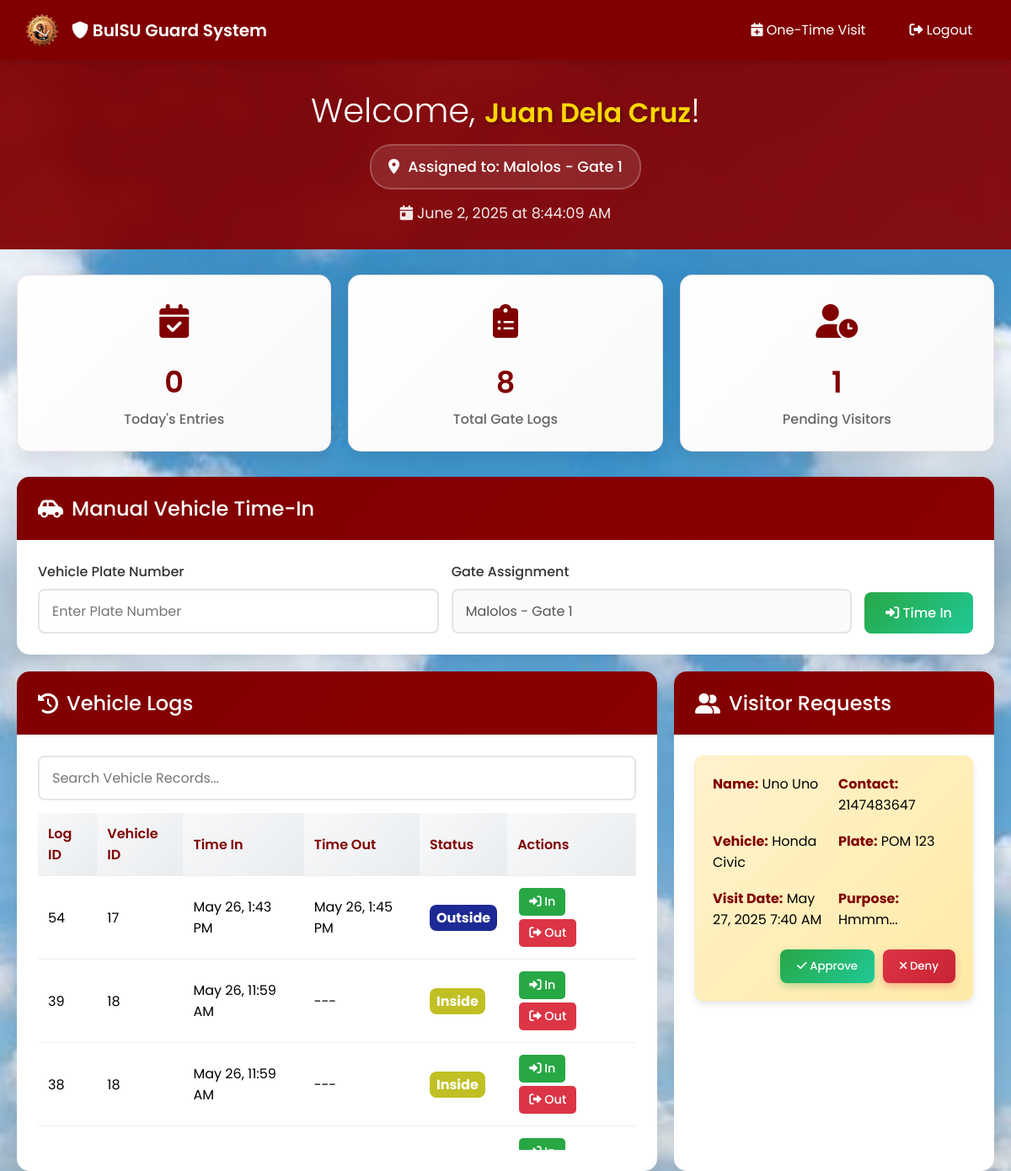
The app's page /guarddashboard.php (signed in) with its own data.
### tables this page shows
CREATE TABLE `guard` (
  `GuardID` int(100) NOT NULL,
  `LastName` varchar(50) NOT NULL,
  `FirstName` varchar(50) NOT NULL,
  `MiddleName` varchar(50) NOT NULL,
  `ShiftDays` varchar(60) NOT NULL,
  `ShiftHoursStart` time NOT NULL,
  `ShiftHoursEnd` time NOT NULL,
  `GateID` varchar(40) NOT NULL,
  `Username` varchar(30) NOT NULL,
  `Passward` varchar(30) NOT NULL
);

CREATE TABLE `gate` (
  `GateID` varchar(100) NOT NULL,
  `Campus` varchar(50) NOT NULL,
  `GateNumber` varchar(10) NOT NULL,
  `Address` varchar(255) NOT NULL,
  `Status` varchar(50) NOT NULL
);

CREATE TABLE `vehicle_log` (
  `LogID` int(255) NOT NULL,
  `VehicleID` int(50) NOT NULL,
  `GateID` varchar(50) NOT NULL,
  `GuardID` int(50) NOT NULL,
  `TimeIn` datetime(6) NOT NULL,
  `TimeOut` datetime(6) NOT NULL,
  `Status` text NOT NULL DEFAULT 'Inside'
);

CREATE TABLE `visitor` (
  `VisitorID` int(255) NOT NULL,
  `LastName` varchar(50) NOT NULL,
  `FirstName` varchar(50) NOT NULL,
  `MiddleName` varchar(50) NOT NULL,
  `ContactNumber` int(11) NOT NULL,
  `ScheduledVisit` datetime(6) NOT NULL,
  `VehicleModel` varchar(100) NOT NULL,
  `PlateNumber` varchar(10) NOT NULL,
  `GateID` varchar(100) NOT NULL,
  `Purpose` text NOT NULL,
  `Status` varchar(20) NOT NULL DEFAULT 'Pending'
);

### guarddashboard.php (the view, shortened to what this page needs)
<?php
$conn = openCon();
$guard_id = $_SESSION['guard_id'];
$guard_query = "SELECT g.FirstName, g.LastName, g.Username, g.GateID, gt.Campus, gt.GateNumber, gt.Address
                FROM guard g
                LEFT JOIN gate gt ON g.GateID = gt.GateID
                WHERE g.GuardID = ?";
$guard_stmt = $conn->prepare($guard_query);
$guard_stmt->bind_param("i", $guard_id);
$guard_stmt->execute();
$guard_result = $guard_stmt->get_result();
$guard_info = $guard_result->fetch_assoc();
$guard_name = $guard_info ? $guard_info['FirstName'] . ' ' . $guard_info['LastName'] : 'Guard';
$gate_id = $guard_info['GateID'];
$gate_info = $guard_info['Campus'] . ' - Gate ' . $guard_info['GateNumber'];
$visitor_query = "SELECT * FROM visitor WHERE Status = 'Pending' AND GateID = ?";
$visitor_stmt = $conn->prepare($visitor_query);
$visitor_stmt->bind_param("s", $gate_id);
$visitor_stmt->execute();
$visitor_result = $visitor_stmt->get_result();
$log_query = "SELECT * FROM vehicle_log WHERE GateID = ? ORDER BY TimeIn DESC";
$log_stmt = $conn->prepare($log_query);
$log_stmt->bind_param("s", $gate_id);
$log_stmt->execute();
$log_result = $log_stmt->get_result();
$vehicle_logs = [];
while ($row = $log_result->fetch_assoc()) {
    $vehicle_logs[] = $row;
}
$total_logs = count($vehicle_logs);
$today_entries = 0;
$pending_visitors = 0;
mysqli_data_seek($visitor_result, 0);
while ($visitor = mysqli_fetch_assoc($visitor_result)) {
    $pending_visitors++;
}
mysqli_data_seek($visitor_result, 0);
$log_query_display = "SELECT * FROM vehicle_log WHERE GateID = ? ORDER BY TimeIn DESC LIMIT 20";
$log_stmt_display = $conn->prepare($log_query_display);
$log_stmt_display->bind_param("s", $gate_id);
$log_stmt_display->execute();
$log_result_display = $log_stmt_display->get_result();
?>
<!DOCTYPE html>
<html lang="en">
<head>
<link rel="stylesheet" href="https://cdnjs.cloudflare.com/ajax/libs/font-awesome/6.0.0/css/all.min.css">
</head>
<body>
<nav>
<div class="nav-left">
    <img src="Assets/bulsulogo.png" alt="BulSU Logo">
    <h1><i class="fas fa-shield-alt"></i> BulSU Guard System</h1>
</div>
<div class="nav-right">
    <a href="onetimesched.php"><i class="fas fa-calendar-plus"></i> One-Time Visit</a>
    <a href="index.php"><i class="fas fa-sign-out-alt"></i> Logout</a>
</div>
</nav>
<div class="welcome-header">
<h1>Welcome, <span class="guard-name"><?php echo htmlspecialchars($guard_name); ?></span>!</h1>
<div class="gate-assignment">
    <i class="fas fa-map-marker-alt"></i>
    <span>Assigned to: <?php echo htmlspecialchars($gate_info); ?></span>
</div>
<div class="current-time">
    <i class="fas fa-calendar-day"></i>
    <span id="currentDateTime"><?php echo date('F j, Y - g:i:s A'); ?></span>
</div>
</div>
<div class="container">
<div class="stats-grid">
    <div class="stat-card">
    <div class="icon"><i class="fas fa-calendar-check"></i></div>
    <div class="number"><?php echo $today_entries; ?></div>
    <div class="label">Today's Entries</div>
    </div>
    <div class="stat-card">
    <div class="icon"><i class="fas fa-clipboard-list"></i></div>
    <div class="number"><?php echo $total_logs; ?></div>
    <div class="label">Total Gate Logs</div>
    </div>
    <div class="stat-card">
    <div class="icon"><i class="fas fa-user-clock"></i></div>
    <div class="number"><?php echo $pending_visitors; ?></div>
    <div class="label">Pending Visitors</div>
    </div>
</div>
<div class="timein-section">
    <div class="section-header">
    <h2><i class="fas fa-car-side"></i> Manual Vehicle Time-In</h2>
    </div>
    <div class="section-content">
    <form method="POST" action="recordtimein.php" class="timein-form">
        <div class="form-group">
        <label for="plate_number">Vehicle Plate Number</label>
        <input type="text" id="plate_number" name="plate_number" placeholder="Enter Plate Number" required />
        </div>
        <div class="form-group">
        <label>Gate Assignment</label>
        <input type="text" value="<?php echo htmlspecialchars($gate_info); ?>" disabled />
        </div>
        <button type="submit" name="timein_button" class="timein-btn">
        <i class="fas fa-sign-in-alt"></i> Time In
        </button>
    </form>
    </div>
</div>
<div class="content-grid">
<div class="section-card">
<div class="section-header">
    <h2><i class="fas fa-history"></i> Vehicle Logs</h2>
</div>
<div class="section-content">
    <input type="text" id="searchInput" class="search-box" placeholder="Search Vehicle Records..." />
    <div class="table-container">
    <table id="logsTable">
        <thead>
        <tr>
            <th>Log ID</th>
            <th>Vehicle ID</th>
            <th>Time In</th>
            <th>Time Out</th>
            <th>Status</th>
            <th>Actions</th>
        </tr>
        </thead>
        <tbody id="logsBody">
        <?php while($log = mysqli_fetch_assoc($log_result_display)): ?>
            <tr>
            <td><?php echo htmlspecialchars($log['LogID']); ?></td>
            <td><?php echo htmlspecialchars($log['VehicleID']); ?></td>
            <td>
                <?php
                $timein_timestamp = strtotime($log['TimeIn']);
                echo ($timein_timestamp && $timein_timestamp > 0) ? date('M j, g:i A', $timein_timestamp) : '---';
                ?>
            </td>
            <td>
                <?php
                $timeout_timestamp = strtotime($log['TimeOut']);
                echo ($timeout_timestamp && $timeout_timestamp > 0) ? date('M j, g:i A', $timeout_timestamp) : '---';
                ?>
            </td>
            <td>
                <?php
                $status = htmlspecialchars($log['Status']);
                $statusClass = 'status-default';
                if (strtolower($status) === 'inside') {
                    $statusClass = 'status-inside';
                } elseif (strtolower($status) === 'outside') {
                    $statusClass = 'status-outside';
                } elseif (strtolower($status) === 'pending') {
                    $statusClass = 'status-pending';
                }
                ?>
                <span class="status-badge <?php echo $statusClass; ?>">
                <?php echo $status; ?>
                </span>
            </td>
            <td>
                <form method="POST" action="update_log.php" style="display:inline;">
                <button type="submit" class="action-btn btn-in">
                    <i class="fas fa-sign-in-alt"></i> In
                </button>
                </form>
                <form method="POST" action="update_log.php" style="display:inline;">
                <button type="submit" class="action-btn btn-out">
                    <i class="fas fa-sign-out-alt"></i> Out
                </button>
                </form>
            </td>
            </tr>
        <?php endwhile; ?>
        </tbody>
    </table>
    </div>
</div>
</div>
    <div class="section-card">
    <div class="section-header">
        <h2><i class="fas fa-user-friends"></i> Visitor Requests</h2>
    </div>
    <div class="section-content">
        <?php if (mysqli_num_rows($visitor_result) > 0): ?>
        <?php while($visitor = mysqli_fetch_assoc($visitor_result)): ?>
            <div class="notification">
            <div class="visitor-info">
                <p><strong>Name:</strong> <?php echo htmlspecialchars($visitor['FirstName'] . ' ' . $visitor['LastName']); ?></p>
                <p><strong>Contact:</strong> <?php echo htmlspecialchars($visitor['ContactNumber']); ?></p>
                <p><strong>Vehicle:</strong> <?php echo htmlspecialchars($visitor['VehicleModel']); ?></p>
                <p><strong>Plate:</strong> <?php echo htmlspecialchars($visitor['PlateNumber']); ?></p>
                <p><strong>Visit Date:</strong> <?php echo date('M j, Y g:i A', strtotime($visitor['ScheduledVisit'])); ?></p>
                <p><strong>Purpose:</strong> <?php echo htmlspecialchars($visitor['Purpose']); ?></p>
            </div>
            <div class="notification-buttons">
                <button type="button" class="approve-btn" data-visitor-id="<?php echo $visitor['VisitorID']; ?>" data-guard-id="<?php echo $guard_id; ?>">
                <i class="fas fa-check"></i> Approve
                </button>
                <button type="button" class="deny-btn" data-visitor-id="<?php echo $visitor['VisitorID']; ?>">
                <i class="fas fa-times"></i> Deny
                </button>
            </div>
            </div>
        <?php endwhile; ?>
        <?php endif; ?>
    </div>
    </div>
</div>
</div>
</body>
</html>

### records on screen
guard: guard_name "Juan Dela Cruz", GateID.GateNumber "Malolos - Gate 1"
vehicle_log: LogID "54", VehicleID "17", TimeIn "May 26, 1:43 PM", TimeOut "May 26, 1:45 PM", Status "Outside"
vehicle_log: LogID "39", VehicleID "18", TimeIn "May 26, 11:59 AM", Status "Inside"
vehicle_log: LogID "38", VehicleID "18", TimeIn "May 26, 11:59 AM", Status "Inside"
visitor: FirstName+LastName "Uno Uno", ContactNumber "2147483647", VehicleModel "Honda Civic", PlateNumber "POM 123", ScheduledVisit "May 27, 2025 7:40 AM", Purpose "Hmmm..."

### other values on screen
$today_entries "0"
$total_logs "8"
$pending_visitors "1"
